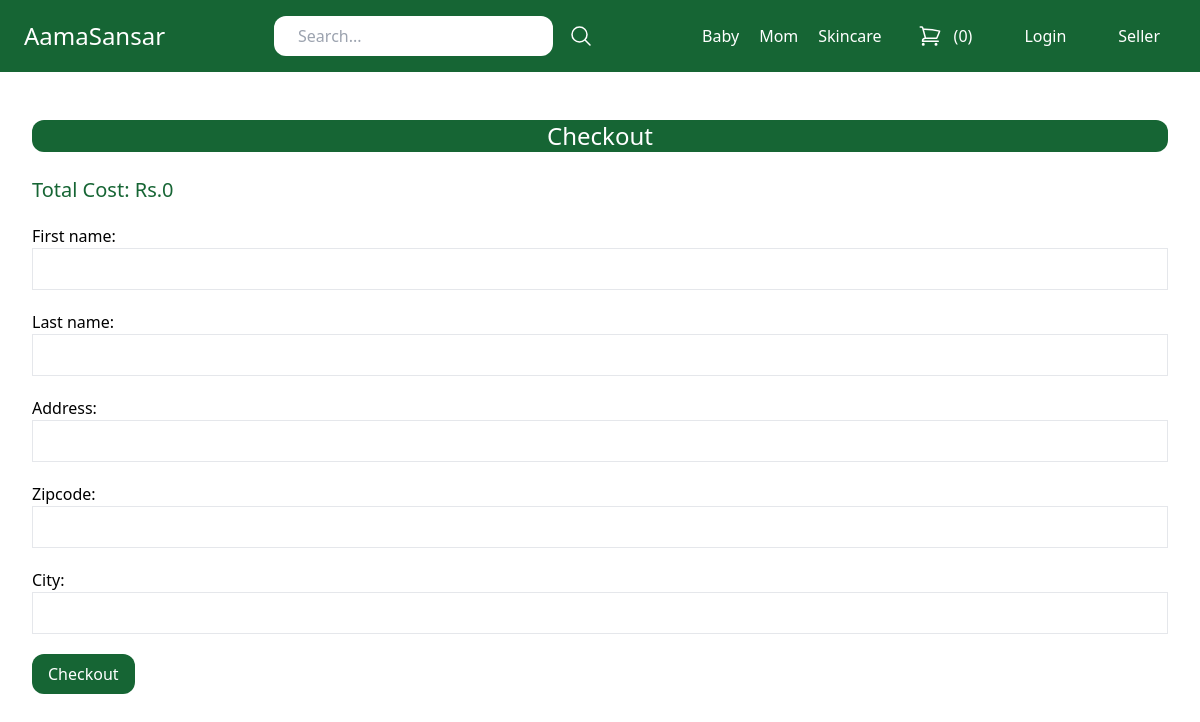
Screenshot of /cart/checkout (signed in) with the database file from the repository.
### store/models.py (models this page shows, shortened)
class Category(models.Model):
    title = models.CharField(max_length=50)
    slug = models.SlugField(max_length=50)
    class Meta:
        verbose_name_plural = 'Categories'

### store/views.py (the view)
# urls.py: path('cart/checkout', views.checkout, name='checkout'),
@login_required
def checkout(request):
    cart = Cart(request)
    if request.method == 'POST':
        form = OrderForm(request.POST)
        if form.is_valid():
            total_price = 0
            for item in cart:
                product = item['product']
                print(product.price)
                print(int(item['quantity']))
                total_price += product.price * int(item['quantity'])
            order = form.save(commit=False)
            order.created_by = request.user
            order.paid_amount = total_price
            order.save()
            for item in cart:
                product = item['product']
                quantity = int(item['quantity'])
                price = product.price * quantity
                item = OrderItem.objects.create(order=order, product=product, price=price, quantity=quantity)
            cart.clear()
        return redirect('frontpage')
    else:
        form = OrderForm()
    return render(request, 'store/checkout.html',{
        'cart': cart,
        'form': form,
    })

### store/forms.py
class  OrderForm(forms.ModelForm):
    class Meta:
        model = Order
        fields = ('first_name', 'last_name', 'address', 'zipcode', 'city',)
        widgets = {
            'first_name' : forms.TextInput(attrs={
                'class' : 'w-full px-4 py-2 border border-gray-200'
            }),
            'last_name' : forms.TextInput(attrs={
                'class' : 'w-full px-4 py-2 border border-gray-200'
            }),
            'address' : forms.TextInput(attrs={
                'class' : 'w-full px-4 py-2 border border-gray-200'
            }),
            'zipcode' : forms.TextInput(attrs={
                'class' : 'w-full px-4 py-2 border border-gray-200'
            }),
            'city' : forms.TextInput(attrs={
                'class' : 'w-full px-4 py-2 border border-gray-200'
            })        }

### store/cart.py (called while the page is built)
    def __len__(self):
        return sum(item['quantity'] for item in self.cart.values())

    def get_total_cost(self):
        for p in self.cart.keys():
            self.cart[str(p)]['product'] = Product.objects.get(pk=p)
        return int(sum(item['product'].price * item['quantity'] for item in self.cart.values()))

### store/context_processors.py (called while the page is built)
def cart(request):
    return{'cart': Cart(request)}

### store/templatetags/menu.py (called while the page is built)
@register.inclusion_tag('core/menu.html')
def menu():
    categories = Category.objects.all()
    return{'categories':categories}

### store/templates/store/checkout.html (shortened to what this page needs)
{% extends 'core/base.html' %}
{% block content %}
<h1 class="mb-6 text-2xl mt-6 text-center bg-green-800 text-white rounded-xl">Checkout</h1>
<h2 class="text-xl text-green-800 ">Total Cost: Rs.{{cart.get_total_cost }}</h2>
<form method="post" action="{% url 'checkout' %}" class="space-y-5">
    {{ form.as_p }}
<button class="mt-4 inline-block px-4 py-2 bg-green-800 rounded-xl text-white">Checkout</button></a>
</form>
{% endblock %}

### core/templates/core/menu.html
{% for category in categories %}
<a href="{% url 'category_detail' category.slug %}" class="text-white">{{category.title}}</a>
{% endfor %}

### rows the page displays
Category: title "Baby"
Category: title "Mom"
Category: title "Skincare"

### other values shown
{{ cart|length }} "0"
{{ cart.get_total_cost }} "0"
